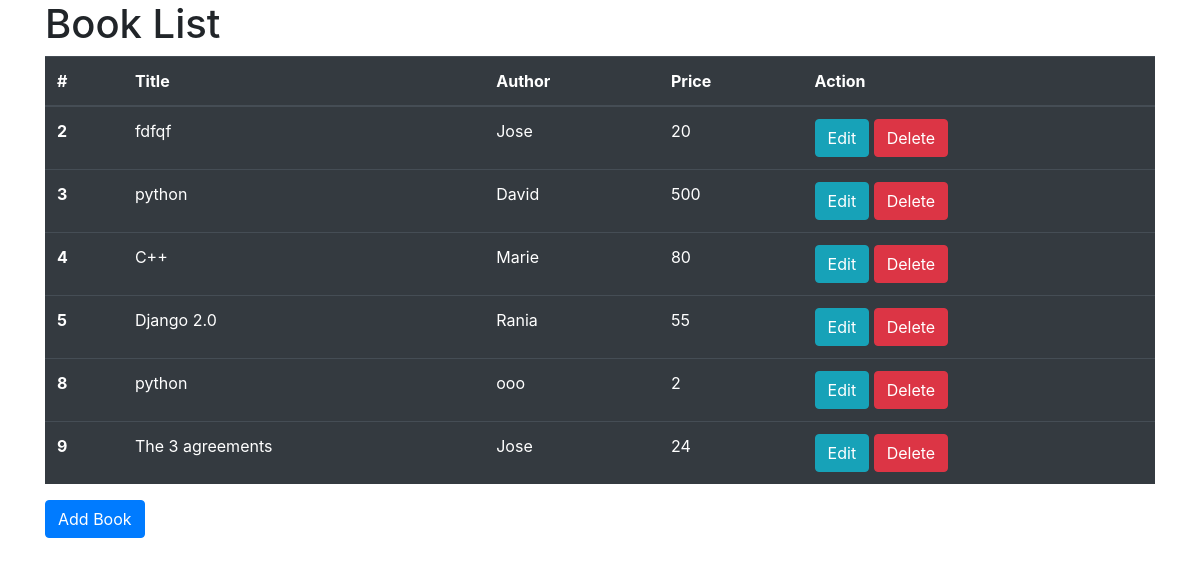
Before: / with the older database file.
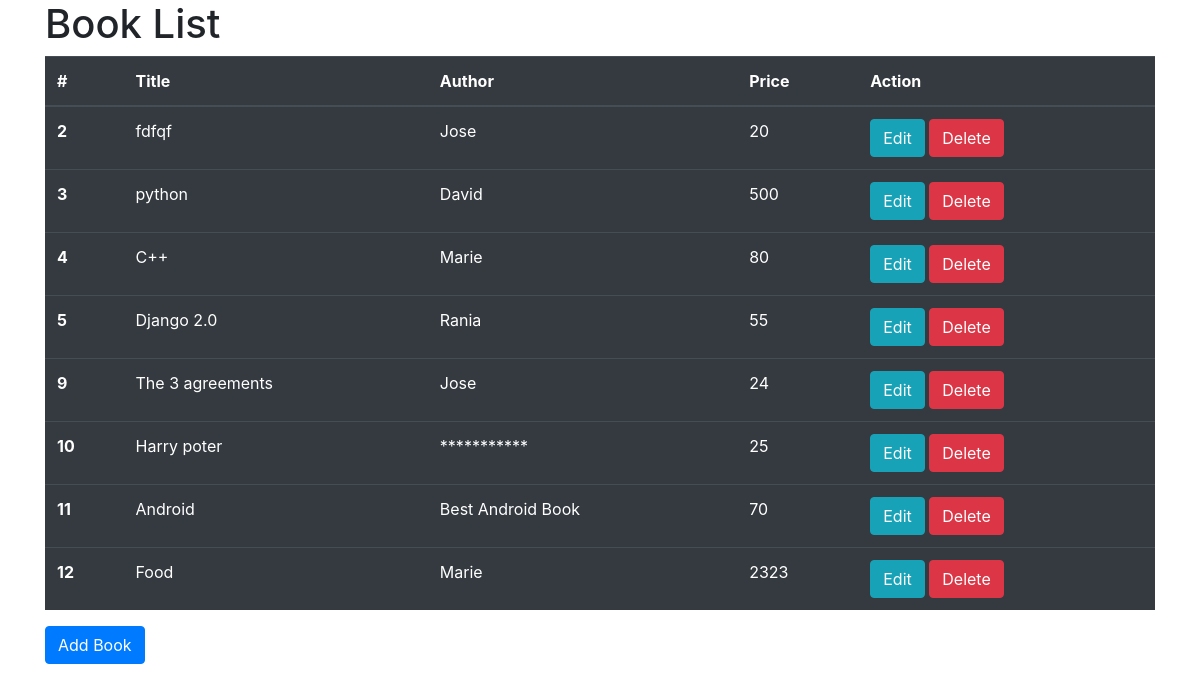
After: the same page with the newer database file.
### CRUD/models.py (models this page shows)
class BookList(models.Model):
    title=models.CharField(max_length=150)
    price=models.IntegerField()
    author=models.CharField(max_length=100)

### CRUD/views.py (the view)
# urls.py: path('',views.index, name='index'),
def index(request):
    books = BookList.objects.all()
    return render(request,'index.html',{'books':books})

### templates/index.html (shortened to what this page needs)
<!DOCTYPE html>
<html lang="en">
<head>
<link rel="stylesheet" href="https://stackpath.bootstrapcdn.com/bootstrap/4.2.1/css/bootstrap.min.css">
</head>
<body>
<div class="container">
    <h1>Book List</h1>
<table class="table table-dark">
  <thead>
    <tr>
      <th scope="col">#</th>
      <th scope="col">Title</th>
      <th scope="col">Author</th>
      <th scope="col">Price</th>
        <th scope="col">Action</th>
    </tr>
  </thead><tbody>
            {% for book in books %}
                 <tr>
      <th scope="row">{{ book.id }}</th>
      <td> {{ book.title }}  </td>
      <td>{{ book.author }}  </td>
      <td>{{ book.price }}  </td>
               <td>  <a class="btn btn-info" href="/edit/{{ book.id }}">Edit</a>
                   <a class="btn btn-danger" href="/delete/{{ book.id }}">Delete</a></td>
    </tr>
            {% endfor %}
  </tbody>
</table>
<a href="/add_book" class="btn btn-primary">Add Book</a>
</div>
</body>

Changed rows visible on the page:
removed BookList: id "8", title "python", author "ooo", price "2"
added BookList: id "10", title "Harry poter", author "***********", price "25"
added BookList: id "11", title "Android", author "Best Android Book", price "70"
added BookList: id "12", title "Food", author "Marie", price "2323"
